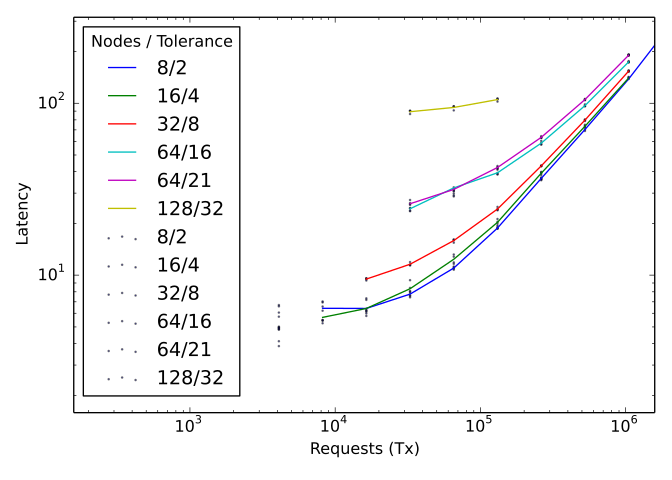

Here is the Python script that generated this plot:
import matplotlib.pyplot as plt

# Measurements from the table
expt = [
    (8,2,[
        # (512,5.96925),
        (1024,6.41475),
        (2048,6.402),
        (4096,7.75725),
        (8192,10.99675),
        (16384,18.7975),
        (32768,36.5285),
        (65536,70.299),
        (131072, 138.395),
        (262144, 295.122)
    ]),
    (16,4,[
        (512, 5.6815),
        (1024, 6.40175),
        (2048, 8.33675),
        (4096, 12.37275),
        (8192, 20.29125),
        (16384, 39.1535),
        (32768, 73.4515),
        (65536, 140.214)
    ]),
    (32,8,[
        (512, 9.489),
        (1024, 11.5725),
        (2048, 15.89175),
        (4096, 24.24975),
        (8192, 43.201),
        (16384, 79.7425),
        (32768, 153.85975)
    ]),
    (64, 16,[
        (512, 24.3315),
        (1024, 32.17575),
        (2048, 39.399625),
        (4096, 58.59675),
        (8192, 96.832),
        (16384, 173.94425)
    ]),
    (64, 21, [
        (512, 26.027),
        (1024, 31.5315),
        (2048, 42.291),
        (4096, 63.3355),
        (8192, 105.0055),
        (16384, 190.3235)
    ]),
    (128, 32, [
        (256, 89.2895),
        (512, 94.507),
        (1024, 105.0365)
    ])]

import os

def process(s, N=-1, t=-1):
    endtime = dict()
    starttime = dict()
    tList = []
    lines = s.split('\n')
    for line in lines:
        if 'timestampE' in line:
            info = eval(line.split('timestampE')[1])
            endtime[info[0]] = info[1]
        if 'timestampB' in line:
            info = eval(line.split('timestampB')[1])
            starttime[info[0]] = info[1]
    maxLatency = 0
    for key, value in endtime.items():
        print key, starttime[key], value, value - starttime[key]
        tList.append(value - starttime[key])
        if value - starttime[key] > maxLatency:
            maxLatency = value - starttime[key]
    if N < 0 or t < 0 or 3*t < N:
        # infer N, t
        N = len(starttime.keys())
        t = N/4  # follows the convention that 4t = N
    print 'N', N, 't', t
    if len(endtime) < N - t:
        print "!!!!!!!!!!!!! Consensus Unfinished"
        return None
    return sorted(endtime.values())[N-t-1] - min(starttime.values())
    
from collections import defaultdict
def getPointsFromLog(d):
    resX = defaultdict(lambda: [])
    resY = defaultdict(lambda: [])
    for file in os.listdir(d):
        if file[-4:] == '.log':
            print 'processing', file
            N = int(file[:-4].split('_')[0])
            t = int(file[:-4].split('_')[1])
            Tx = int(file[:-4].split('_')[2])
            content = open(d+'/'+file).read().split('servers')[1:]
            for s in content:
                latency = process(s)
                if latency:
                    resX[(N, t)].append(Tx * N)
                    resY[(N, t)].append(latency)
    return resX, resY

def do_plot():
    f = plt.figure(1, figsize=(7,5));
    plt.clf()
    ax = f.add_subplot(1, 1, 1)
    resX, resY = getPointsFromLog('ec2/timing')
    for N,t, entries in expt:
        throughput = []
        batch = []
        for ToverN, latency in entries:
            batch.append(ToverN * N)
            throughput.append(latency)
        ax.plot(batch, throughput, label='%d/%d' % (N,t))
        ax.scatter(resX[(N, t)], resY[(N, t)], label='%d/%d' % (N,t), alpha=0.5, s=1)

    ax.set_xscale("log")
    ax.set_yscale("log")
    plt.ylim([10**0.2, 10**2.5])
    plt.xlim([10**2.2, 10**6.2])
    plt.legend(title='Nodes / Tolerance', loc='best')
    plt.ylabel('Latency')
    plt.xlabel('Requests (Tx)')
    plt.tight_layout()
    # plt.show()
    plt.savefig('plot_latency.pdf', format='pdf', dpi=1000)

do_plot()
